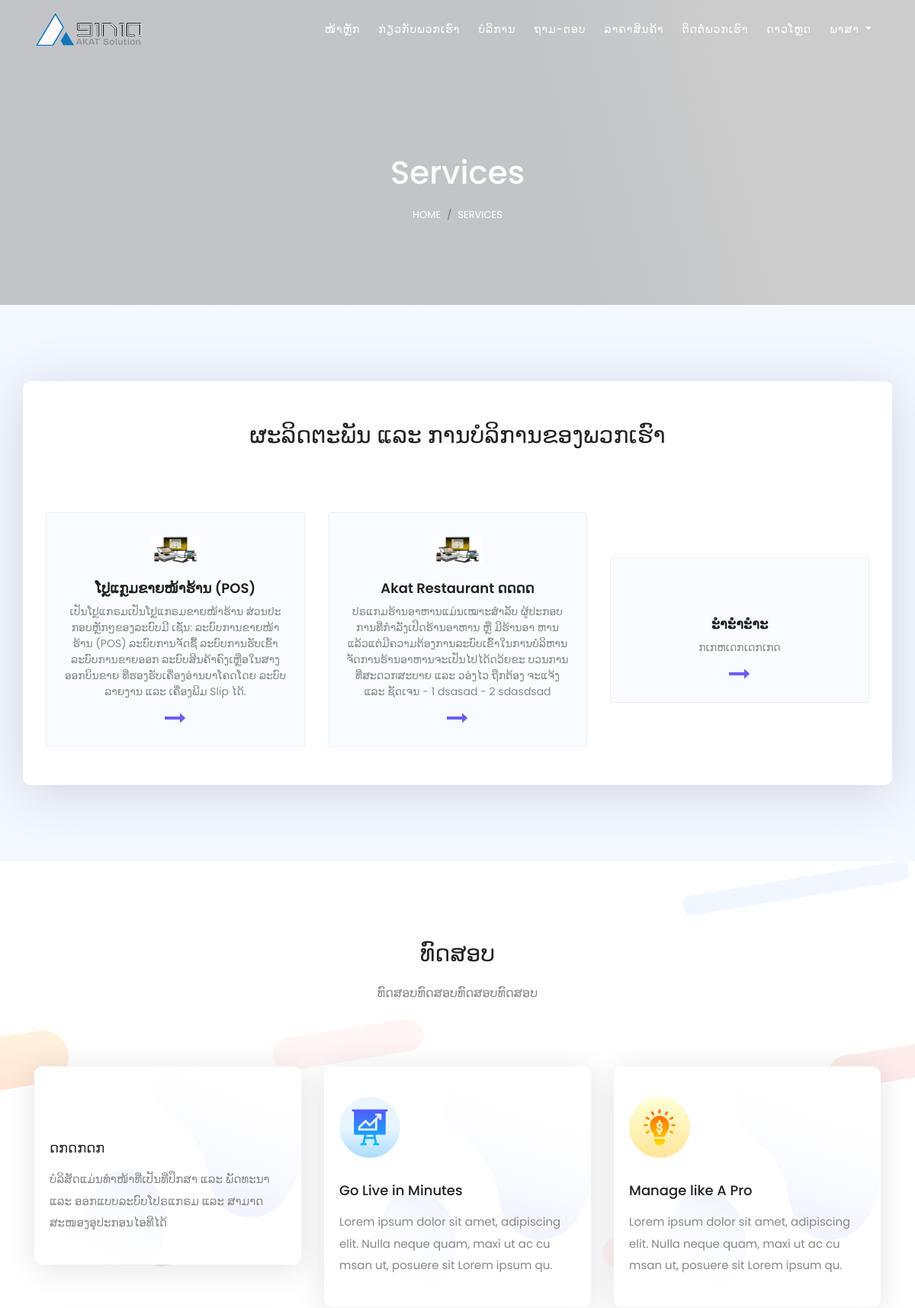
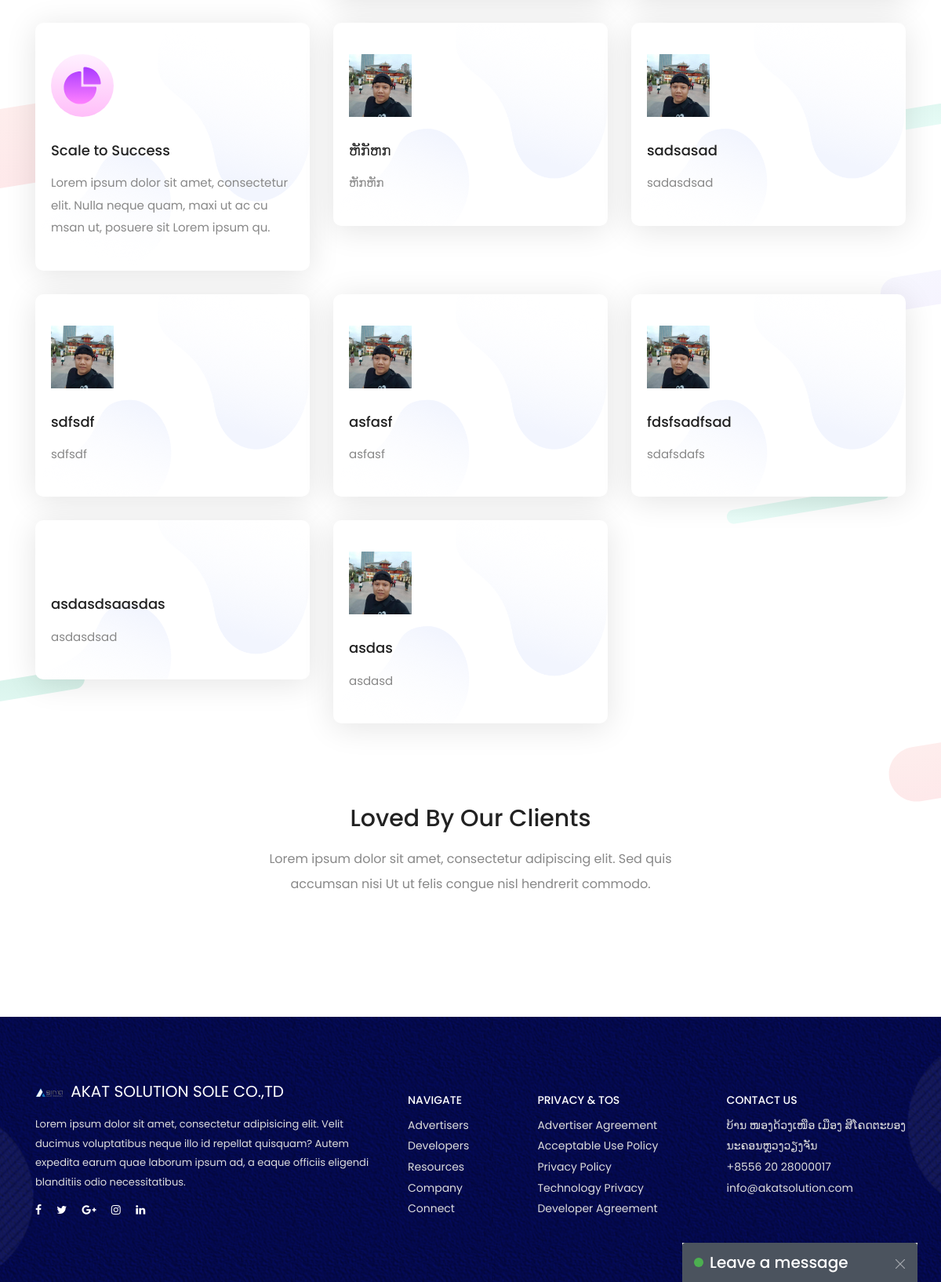
/index.php?d=service/service, run on the app's committed database (2 pictures, top to bottom).
### tables this page shows
CREATE TABLE `tb_menu` (
  `menuID` int(11) NOT NULL AUTO_INCREMENT,
  `menuNo` int(11) DEFAULT NULL,
  `langID` int(11) DEFAULT NULL,
  `menuTitle` varchar(100) DEFAULT NULL,
  `menuLink` varchar(255) DEFAULT NULL,
  `status_id` int(1) DEFAULT NULL,
  `user_add` int(11) DEFAULT NULL,
  `date_add` timestamp NOT NULL DEFAULT CURRENT_TIMESTAMP ON UPDATE CURRENT_TIMESTAMP,
  PRIMARY KEY (`menuID`)
);

CREATE TABLE `tb_services` (
  `serviceID` int(11) NOT NULL AUTO_INCREMENT,
  `serviceTitle` varchar(255) DEFAULT NULL,
  `serviceDescript` text,
  `topNo` int(11) DEFAULT NULL,
  `serviceImg` varchar(100) DEFAULT NULL,
  `status_id` int(11) DEFAULT NULL,
  `titleType` int(11) DEFAULT NULL,
  `langID` int(11) DEFAULT NULL,
  `url` varchar(255) DEFAULT NULL,
  `user_add` int(11) DEFAULT NULL,
  `date_add` timestamp NOT NULL DEFAULT CURRENT_TIMESTAMP,
  PRIMARY KEY (`serviceID`)
);

CREATE TABLE `tb_features` (
  `featuresID` int(11) NOT NULL AUTO_INCREMENT,
  `featureTitle` varchar(255) DEFAULT NULL,
  `featureDescript` varchar(355) DEFAULT NULL,
  `topNo` int(11) DEFAULT NULL,
  `featureImg` varchar(100) DEFAULT NULL,
  `status_id` int(11) DEFAULT NULL,
  `titleType` int(11) DEFAULT NULL,
  `langID` int(11) DEFAULT NULL,
  `user_add` int(11) DEFAULT NULL,
  `date_add` timestamp NULL DEFAULT CURRENT_TIMESTAMP,
  PRIMARY KEY (`featuresID`)
);

CREATE TABLE `tb_client` (
  `clientID` int(11) NOT NULL AUTO_INCREMENT,
  `clientNo` int(11) DEFAULT NULL,
  `clientTitle` varchar(255) DEFAULT NULL,
  `clientDescript` varchar(355) DEFAULT NULL,
  `clientName` varchar(255) DEFAULT NULL,
  `clientPosition` varchar(255) DEFAULT NULL,
  `clientImg` varchar(255) DEFAULT NULL,
  `titleType` int(1) DEFAULT NULL,
  `langID` int(1) DEFAULT NULL,
  `status_id` int(1) DEFAULT NULL,
  `user_add` int(1) DEFAULT NULL,
  `date_add` timestamp NOT NULL DEFAULT CURRENT_TIMESTAMP ON UPDATE CURRENT_TIMESTAMP,
  PRIMARY KEY (`clientID`)
);

### modules/m_service.php (called while the page is built, shortened)
<?php
$langID = $_SESSION['EDPOSV1AKAT_langID'];
if ($langID == "" || $langID == "0" || $langID == "1") { $langID = "1"; }
$qr_sH ="SELECT * FROM tb_services WHERE status_id = 1 and titleType =1 and langID = '$langID' ORDER BY serviceID DESC LIMIT 1 ";
$qr_sD ="SELECT * FROM tb_services WHERE status_id = 1 and titleType =0 and langID = '$langID' ORDER BY topNo ASC ";
if ($result_sh = $mysqli->query($qr_sH)) {
    while ($row = $result_sh->fetch_row()) {
        $serviceTitle_h = $row[1];
    }
}
?>

### modules/m_features.php (called while the page is built, shortened)
<?php
$langID = $_SESSION['EDPOSV1AKAT_langID'];
if ($langID == "" || $langID == "0" || $langID == "1") { $langID = "1"; }
$qr_featureH ="SELECT * FROM tb_features WHERE status_id = 1 and titleType =1 and langID = '$langID' ORDER BY featuresID DESC LIMIT 1 ";
$qr_featureD ="SELECT * FROM tb_features WHERE status_id = 1 and titleType =0 and langID = '$langID' ORDER BY topNo ASC ";
if ($result = $mysqli->query($qr_featureH)) {
    while ($row = $result->fetch_row()) {
        $featureTitle_h = $row[1];
        $featureDescript_h = $row[2];
    }
}
?>

### modules/m_client.php (called while the page is built, shortened)
<?php
$langID = $_SESSION['EDPOSV1AKAT_langID'];
if ($langID == "" || $langID == "0" || $langID == "1") { $langID = "1"; }
$qr_clientH ="SELECT * FROM tb_client WHERE status_id = 1 and titleType =1 and langID = '$langID' ORDER BY clientID DESC LIMIT 1 ";
if ($result = $mysqli->query($qr_clientH)) {
    while ($row = $result->fetch_row()) {
        $clientTitle = $row[2];
        $clientDescript = $row[3];
    }
}
?>

### modules/features.php (the view, shortened to what this page needs)
<?php if (file_exists("modules/m_features.php")) { include_once("modules/m_features.php"); } ?>
<section class="section-padding-100-70 ico-about-bg relative clearfix" >
        <div class="container">
            <div class="section-heading text-center">
                <h2 class="fadeInUp" data-wow-delay="0.3s"><?=$featureTitle_h?></h2>
                <p class="fadeInUp" data-wow-delay="0.4s"><?=$featureDescript_h?></p>
            </div>
            <div class="row">
            <?php
            if ($result_d = $mysqli->query($qr_featureD)) {
                while ($row_d = $result_d->fetch_row()) {
            ?>
            <div class="col-12 col-md-6 col-lg-4">
                <div class="service_single_content text-left mb-100 fadeInUp" data-wow-delay="0.2s">
                    <div class="service_icon">
                        <img src="<?=$row_d[4]?>" alt="">
                    </div>
                    <h6><?=$row_d[1]?></h6>
                    <p><?=$row_d[2]?></p>
                </div>
            </div>
            <?php
                }
            }
            ?>
            </div>
        </div>
    </section>

### menu-header.php (shortened to what this page needs)
<?php
$langID = $_SESSION['EDPOSV1AKAT_langID'];
if ($langID == "" || $langID == "0" || $langID == "1") { $langID = "1"; }
$qr_menu_header ="SELECT * FROM tb_menu WHERE status_id = 1 and langID = '$langID'";
if ($result = $mysqli->query($qr_menu_header)) {
    while ($row = $result->fetch_row()) {
        if ( $row[1] == '1001') { $mh_1001_t = $row[3]; $mh_1001_l = $row[4];}
        if ( $row[1] == '1002') { $mh_1002_t = $row[3]; $mh_1002_l = $row[4];}
        if ( $row[1] == '1003') { $mh_1003_t = $row[3]; $mh_1003_l = $row[4];}
        if ( $row[1] == '1004') { $mh_1004_t = $row[3]; $mh_1004_l = $row[4];}
        if ( $row[1] == '1005') { $mh_1005_t = $row[3]; $mh_1005_l = $row[4];}
        if ( $row[1] == '1006') { $mh_1006_t = $row[3]; $mh_1006_l = $row[4];}
        if ( $row[1] == '1007') { $mh_1007_t = $row[3]; $mh_1007_l = $row[4];}
        if ( $row[1] == '1011') { $mh_1011_t = $row[3]; $mh_1011_l = $row[4];}
    }
}
?>
    <nav class="navbar navbar-expand-lg navbar-white fixed-top" id="banner">
        <div class="container">
            <a class="navbar-brand" href="index.php?d=<?=$mh_1001_l?>"><span><img src="img/core-img/logo.png" alt="logo"></span> </a>
            <div class="collapse navbar-collapse" id="collapsibleNavbar">
                <ul class="navbar-nav ml-auto">
                        <li class="nav-item">
                            <a class="nav-link" href="index.php?d=<?=$mh_1001_l?>"><?=$mh_1001_t?></a>
                        </li>
                        <li class="nav-item">
                            <a class="nav-link" href="index.php?d=<?=$mh_1002_l?>"><?=$mh_1002_t?></a>
                        </li>
                        <li class="nav-item">
                            <a class="nav-link" href="index.php?d=<?=$mh_1003_l?>"><?=$mh_1003_t?></a>
                        </li>
                        <li class="nav-item">
                            <a class="nav-link" href="index.php?d=<?=$mh_1004_l?>"><?=$mh_1004_t?></a>
                        </li>
                        <li class="nav-item">
                            <a class="nav-link" href="index.php?d=<?=$mh_1005_l?>"><?=$mh_1005_t?></a>
                        </li>
                        <li class="nav-item">
                            <a class="nav-link" href="index.php?d=<?=$mh_1006_l?>"><?=$mh_1006_t?></a>
                        </li>
                         <li class="nav-item">
                            <a class="nav-link" href="index.php?d=<?=$mh_1011_l?>"><?=$mh_1011_t?></a>
                        </li>
                        <li class="nav-item dropdown">
                            <a class="nav-link dropdown-toggle" href="#" id="navbarDropdown" role="button" data-toggle="dropdown" aria-haspopup="true" aria-expanded="false">
                              <?=$mh_1007_t?>
                            </a>
                        </li>
                </ul>
            </div>
        </div>
    </nav>

### modules/service.php (shortened to what this page needs)
<?php if (file_exists("modules/m_service.php")) { include_once("modules/m_service.php"); } ?>
<section class=" fuel-features features section-padding-100 clearfix">
        <div class="container has-shadow">
            <div class="section-heading text-center">
                <h2 class="wow fadeInUp" data-wow-delay="0.3s" ><?=$serviceTitle_h?></h2>
            </div>
            <div class="row align-items-center">
                <?php
                    if ($result_sd = $mysqli->query($qr_sD)) {
                        while ($row_sd = $result_sd->fetch_row()) {
                            if (strlen($row_sd[2]) > 670) {
                                $mini_descript = substr($row_sd[2], 0, 670);
                            } else {
                                $mini_descript = $row_sd[2];
                            }
                ?>
                <div class="col-lg-4 col-md-6 col-sm-12 mt-md-30">
                    <div class="services-block-four v2">
                        <div class="inner-box">
                            <div class="icon-img-box">
                                <img src="<?=$row_sd[4]?>" alt="">
                            </div>
                            <h3><a href="index.php?d=product/detail&product=<?=$row_sd[0]?>&pn=<?=$row_sd[1]?>"><?=$row_sd[1]?></a></h3>
                            <div class="text"><?=$mini_descript?></div>
                        </div>
                        <a href="index.php?d=product/detail&product=<?=$row_sd[0]?>&pn=<?=$row_sd[1]?>" class="icon_foot">
                            <i class="fa fa-long-arrow-right"></i>
                        </a>
                    </div>
                </div>
                <?php
                    }
                }
                ?>
            </div>
        </div>
</section>

### modules/client.php (shortened to what this page needs)
<?php if (file_exists("modules/m_client.php")) { include_once("modules/m_client.php"); } ?>
   <section class="clients_testimonials_area bg-img section-padding-0-0" id="test">
           <div class="container">
               <div class="row">
                   <div class="col-12">
                       <div class="section-heading text-center">
                           <h2 class="bl-text wow fadeInUp" data-wow-delay="0.3s"><?=$clientTitle?></h2>
                           <p class="wow fadeInUp" data-wow-delay="0.4s"><?=$clientDescript?></p>
                       </div>
                   </div>
               </div>
           </div>
           <div class="cotainer-fluid">
               <div class="row justify-content-center wow fadeInUp" data-wow-delay="0.4s">
                   <div class="col-12 col-md-10 col-xs-10 offset-xs-1">
                   </div>
               </div>
           </div>
       </section>

### data on the page
tb_menu: menuTitle "ໜ້າຫຼັກ"
tb_menu: menuTitle "ກ່ຽວກັບພວກເຮົາ"
tb_menu: menuTitle "ບໍລິການ"
tb_menu: menuTitle "ຖາມ-ຕອບ"
tb_menu: menuTitle "ລາຄາສິນຄ້າ"
tb_menu: menuTitle "ຕິດຕໍ່ພວກເຮົາ"
tb_menu: menuTitle "ດາວໂຫຼດ"
tb_menu: menuTitle "ພາສາ"
tb_services: serviceTitle "ຜະລິດຕະພັນ ແລະ ການບໍລິການຂອງພວກເຮົາ"
tb_services: serviceImg (picture), serviceTitle "ໂປຼແກຼມຂາຍໜ້າຮ້ານ (POS)", serviceDescript "ເປັນໂປຼແກຣມເປັນໂປຼແກຣມຂາຍໜ້າຮ້ານ ສ່ວນປະກອບຫຼັກໆຂອງລະບົບມີ ເຊັ່ນ: ລະບົບການຂາຍໜ້າຮ້ານ (POS) ລະບົບການຈັດຊື້ ລະບົບການຮັບເຂົ້າ ລະບົບການຂາຍອອກ ລະບົບສິນຄ້າຄົງເຫຼືອໃນສາງ ອອກບິນຂາຍ ທີ່ຮອງຮັບເຄື່ອງອ່ານບາໂຄດໂດຍ ລະບົບລາຍງານ ແລະ ເຄື່ອງພີມ Slip ໄດ້."
tb_services: serviceImg (picture), serviceTitle "Akat Restaurant ດດດດ", serviceDescript "ປຣແກມຮ້ານອາຫານແມ່ນເໝາະສຳລັບ ຜູ້ປະກອບການທີ່ກຳລັງເປີດຮ້ານອາຫານ ຫຼື ມີຮ້ານອາ ຫານແລ້ວແຕ່ມີຄວາມຕ້ອງການລະບົບເຂົ້າໃນການບໍລິຫານຈັດການຮ້ານອາຫານຈະເປັນໄປໄດ້ດວ້ຍຂະ ບວນການທີ່ສະດວກສະບາຍ ແລະ ວອ່ງໄວ ຖືກຕ້ອງ ຈະແຈ້ງ ແລະ ຊັດເຈນ - 1 dsasad - 2 sdasdsad"
tb_services: serviceTitle "ະຳະຳະຳະ", serviceDescript "ກເກຫເດກເດກເກດ"
tb_features: featureTitle "ທົດສອບ", featureDescript "ທົດສອບທົດສອບທົດສອບທົດສອບ"
tb_features: featureTitle "ດກດກດກ", featureDescript "ບໍລິສັດແມ່ນທຳໜ້າທີ່ເປັນທີ່ປຶກສາ ແລະ ພັດທະນາ ແລະ ອອກແບບລະບົບໂປຣແກຣມ ແລະ ສາມາດສະໜອງອຸປະກອນໄອທີໄດ້"
tb_features: featureImg (picture), featureTitle "Go Live in Minutes", featureDescript "Lorem ipsum dolor sit amet, adipiscing elit. Nulla neque quam, maxi ut ac cu msan ut, posuere sit Lorem ipsum qu."
tb_features: featureImg (picture), featureTitle "Manage like A Pro", featureDescript "Lorem ipsum dolor sit amet, adipiscing elit. Nulla neque quam, maxi ut ac cu msan ut, posuere sit Lorem ipsum qu."
tb_features: featureImg (picture), featureTitle "Scale to Success", featureDescript "Lorem ipsum dolor sit amet, consectetur elit. Nulla neque quam, maxi ut ac cu msan ut, posuere sit Lorem ipsum qu."
tb_features: featureImg (picture), featureTitle "ຫັກັຫກ", featureDescript "ຫັກຫັກ"
tb_features: featureImg (picture), featureTitle "sadsasad", featureDescript "sadasdsad"
tb_features: featureImg (picture), featureTitle "sdfsdf", featureDescript "sdfsdf"
tb_features: featureImg (picture), featureTitle "asfasf", featureDescript "asfasf"
tb_features: featureImg (picture), featureTitle "fdsfsadfsad", featureDescript "sdafsdafs"
tb_features: featureTitle "asdasdsaasdas", featureDescript "asdasdsad"
tb_features: featureImg (picture), featureTitle "asdas", featureDescript "asdasd"
tb_client: clientTitle "Loved By Our Clients", clientDescript "Lorem ipsum dolor sit amet, consectetur adipiscing elit. Sed quis accumsan nisi Ut ut felis congue nisl hendrerit commodo."
